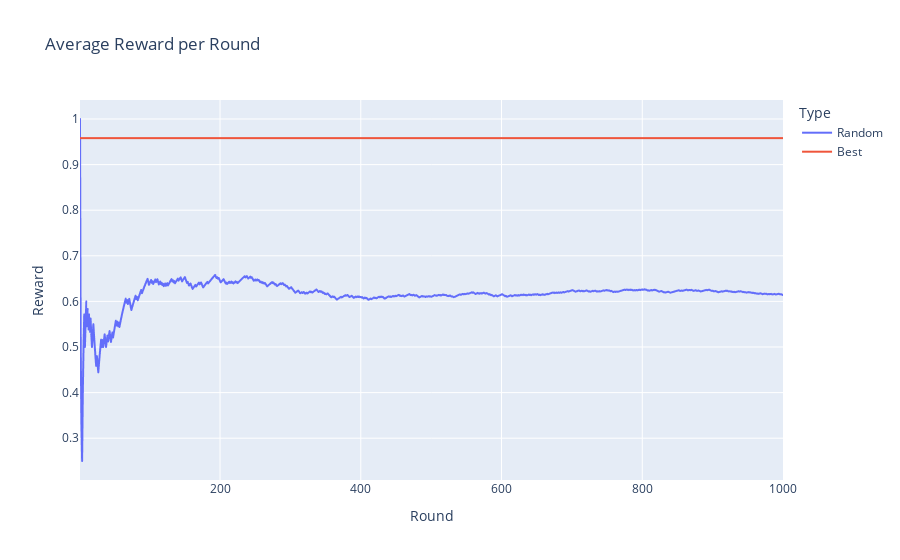
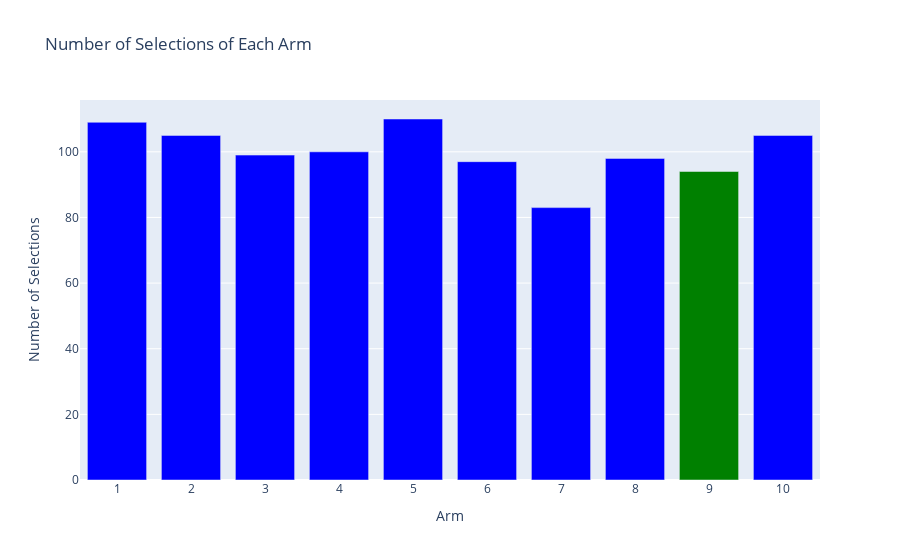

Notebook cell for these charts, in order:
### Code cell
random_results = MABExperiment(
    num_arms=NUM_ARMS, 
    num_rounds=NUM_ROUNDS,
    algorithm=Random(NUM_ARMS),
    environment=env
).run()

### Figure 1 — Plotly figure (JSON) as saved in the notebook; plotly's stock layout.template omitted (floating-point values rounded to 4 significant figures; data arrays with more than 128 entries replaced by an {"elided": "..."} marker saying what was removed)
{"data": [{"hovertemplate": "Type=Random<br>Round=%{x}<br>Reward=%{y}<extra></extra>", "legendgroup": "Random", "line": {"color": "#636efa", "dash": "solid"}, "marker": {"symbol": "circle"}, "mode": "lines", "name": "Random", "showlegend": true, "type": "scattergl", "x": {"elided": "1000 int values"}, "xaxis": "x", "y": {"elided": "1000 float values"}, "yaxis": "y"}, {"hovertemplate": "Type=Best<br>Round=%{x}<br>Reward=%{y}<extra></extra>", "legendgroup": "Best", "line": {"color": "#EF553B", "dash": "solid"}, "marker": {"symbol": "circle"}, "mode": "lines", "name": "Best", "showlegend": true, "type": "scattergl", "x": {"elided": "1000 int values"}, "xaxis": "x", "y": {"elided": "1000 float values"}, "yaxis": "y"}], "layout": {"legend": {"title": {"text": "Type"}, "tracegroupgap": 0}, "title": {"text": "Average Reward per Round"}, "xaxis": {"anchor": "y", "domain": [0, 1], "title": {"text": "Round"}}, "yaxis": {"anchor": "x", "domain": [0, 1], "title": {"text": "Reward"}}}}

### Figure 2 — Plotly figure (JSON) as saved in the notebook; plotly's stock layout.template omitted (floating-point values rounded to 4 significant figures)
{"data": [{"alignmentgroup": "True", "hovertemplate": "Arm=%{x}<br>Number of Selections=%{y}<extra></extra>", "legendgroup": "", "marker": {"color": ["blue", "blue", "blue", "blue", "blue", "blue", "blue", "blue", "green", "blue"], "pattern": {"shape": ""}}, "name": "", "offsetgroup": "", "orientation": "v", "showlegend": false, "textposition": "auto", "type": "bar", "x": ["1", "2", "3", "4", "5", "6", "7", "8", "9", "10"], "xaxis": "x", "y": [109, 105, 99, 100, 110, 97, 83, 98, 94, 105], "yaxis": "y"}], "layout": {"barmode": "relative", "legend": {"tracegroupgap": 0}, "title": {"text": "Number of Selections of Each Arm"}, "xaxis": {"anchor": "y", "domain": [0, 1], "title": {"text": "Arm"}}, "yaxis": {"anchor": "x", "domain": [0, 1], "title": {"text": "Number of Selections"}}}}
